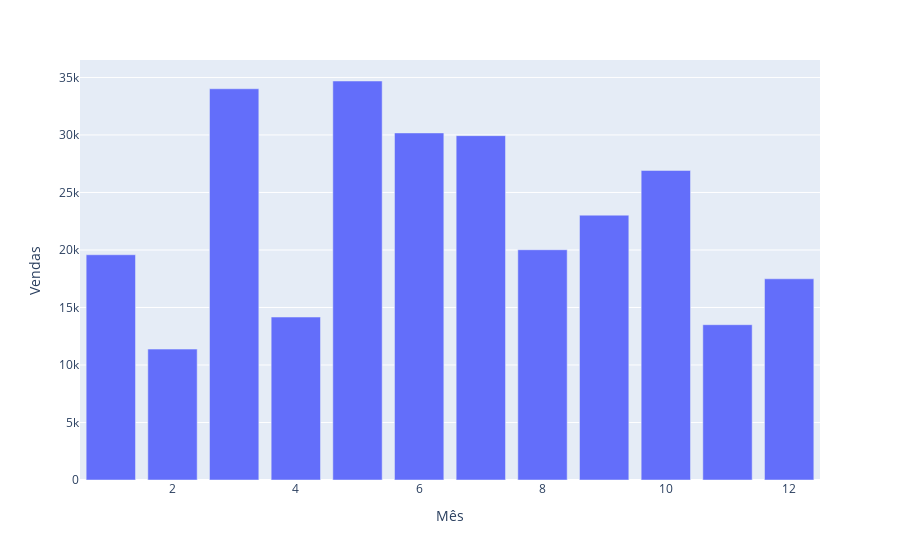

Notebook source saved alongside this figure:
### Code cell
fig = px.bar(chart_data_4, x=chart_data_4.index, y=chart_data_4["OrderQty"])
fig.update_yaxes(title="Vendas")
fig.update_xaxes(title="Mês")
fig.show()

### Figure 1 — Plotly figure (JSON) as saved in the notebook; plotly's stock layout.template omitted (floating-point values rounded to 4 significant figures)
{"data": [{"alignmentgroup": "True", "hovertemplate": "OrderDate=%{x}<br>OrderQty=%{y}<extra></extra>", "legendgroup": "", "marker": {"color": "#636efa"}, "name": "", "offsetgroup": "", "orientation": "v", "showlegend": false, "textposition": "auto", "type": "bar", "x": [1, 2, 3, 4, 5, 6, 7, 8, 9, 10, 11, 12], "xaxis": "x", "y": [19584, 11380, 34016, 14167, 34692, 30177, 29940, 20019, 23027, 26915, 13503, 17494], "yaxis": "y"}], "layout": {"barmode": "relative", "legend": {"tracegroupgap": 0}, "margin": {"t": 60}, "xaxis": {"anchor": "y", "domain": [0, 1], "title": {"text": "Mês"}}, "yaxis": {"anchor": "x", "domain": [0, 1], "title": {"text": "Vendas"}}}}
